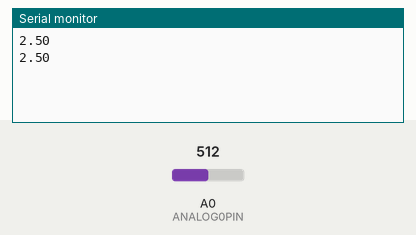
A program run on a simulated Arduino Uno, built with avr-gcc and run on an emulated ATmega328P. Parts: the last lines printed to the serial monitor. Inputs (shaded band) come from the test bench; at power-on: A0 (ANALOG0PIN) = 512.

Above: at 2.8 s.
2.9 s: A0 (ANALOG0PIN) set to 716
At 3.5 s:
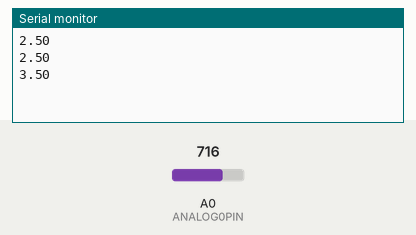
4.4 s: A0 (ANALOG0PIN) set to 900
At 5.8 s:
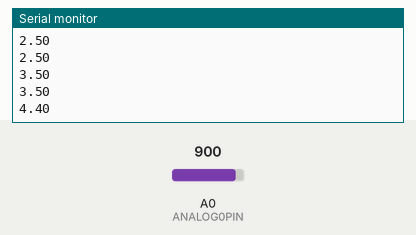
Timing chart, 0 to 7.4 s (numbered marks = the images above; inputs shaded):
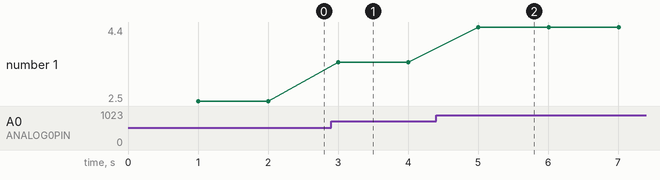

The program:

main.cpp
```cpp
#include <Arduino.h>

#define ANALOG0PIN A0

const int TIMEINTERVAL = 1000;  //1 second time interval.
unsigned long previousTime = 0;

//map function that returns floats instead of longs.
float MapAnalogValuesToVoltage(float x, float in_min, float in_max, float out_min, float out_max){
  return (x - in_min) * (out_max - out_min) / (in_max - in_min) + out_min;
}

void setup() {
  Serial.begin(9600);
  pinMode(ANALOG0PIN, INPUT);
}

void loop() {
  if (millis() - previousTime > TIMEINTERVAL){
    float value = analogRead(ANALOG0PIN);
    // analog to voltage converter. (analog value, analog min, analog max, voltage min, voltage max)
    float voltage = MapAnalogValuesToVoltage(value, 0.0, 1023.0, 0.0, 5.0);
    Serial.println(voltage);
    previousTime = millis();
  }
}
```

Measured:
- after the input at 2.9 s, the serial monitor: prints a new line after 0.10 s (image 1)
- after the input at 4.4 s, the serial monitor: prints a new line after 0.61 s (image 2)
- plotted number 1: 2.5 → 3.5 after the input at 2.9 s, 3.5 → 4.4 after the input at 4.4 s
